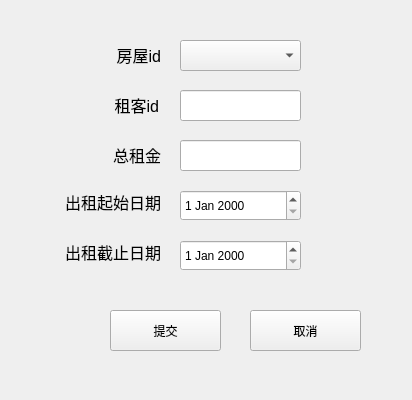
<?xml version="1.0" encoding="UTF-8"?>
<ui version="4.0">
 <class>mrh_addrecord</class>
 <widget class="QWidget" name="mrh_addrecord">
  <property name="geometry">
   <rect>
    <x>0</x>
    <y>0</y>
    <width>412</width>
    <height>400</height>
   </rect>
  </property>
  <property name="windowTitle">
   <string>Form</string>
  </property>
  <widget class="QComboBox" name="comboBox">
   <property name="geometry">
    <rect>
     <x>180</x>
     <y>40</y>
     <width>121</width>
     <height>31</height>
    </rect>
   </property>
  </widget>
  <widget class="QLabel" name="label">
   <property name="geometry">
    <rect>
     <x>70</x>
     <y>40</y>
     <width>91</width>
     <height>31</height>
    </rect>
   </property>
   <property name="text">
    <string>&lt;html&gt;&lt;head/&gt;&lt;body&gt;&lt;p align=&quot;right&quot;&gt;&lt;span style=&quot; font-size:12pt;&quot;&gt;房屋id&lt;/span&gt;&lt;/p&gt;&lt;/body&gt;&lt;/html&gt;</string>
   </property>
  </widget>
  <widget class="QLabel" name="label_2">
   <property name="geometry">
    <rect>
     <x>90</x>
     <y>90</y>
     <width>69</width>
     <height>31</height>
    </rect>
   </property>
   <property name="text">
    <string>&lt;html&gt;&lt;head/&gt;&lt;body&gt;&lt;p align=&quot;right&quot;&gt;&lt;span style=&quot; font-size:12pt;&quot;&gt;租客id&lt;/span&gt;&lt;/p&gt;&lt;/body&gt;&lt;/html&gt;</string>
   </property>
  </widget>
  <widget class="QLineEdit" name="mrh_addrecord_tenantLineEdit">
   <property name="geometry">
    <rect>
     <x>180</x>
     <y>90</y>
     <width>121</width>
     <height>31</height>
    </rect>
   </property>
  </widget>
  <widget class="QDateEdit" name="start_date">
   <property name="geometry">
    <rect>
     <x>180</x>
     <y>190</y>
     <width>121</width>
     <height>31</height>
    </rect>
   </property>
  </widget>
  <widget class="QLabel" name="label_3">
   <property name="geometry">
    <rect>
     <x>30</x>
     <y>190</y>
     <width>131</width>
     <height>21</height>
    </rect>
   </property>
   <property name="text">
    <string>&lt;html&gt;&lt;head/&gt;&lt;body&gt;&lt;p align=&quot;right&quot;&gt;&lt;span style=&quot; font-size:12pt;&quot;&gt;出租起始日期&lt;/span&gt;&lt;/p&gt;&lt;/body&gt;&lt;/html&gt;</string>
   </property>
  </widget>
  <widget class="QLabel" name="label_4">
   <property name="geometry">
    <rect>
     <x>30</x>
     <y>240</y>
     <width>131</width>
     <height>21</height>
    </rect>
   </property>
   <property name="text">
    <string>&lt;html&gt;&lt;head/&gt;&lt;body&gt;&lt;p align=&quot;right&quot;&gt;&lt;span style=&quot; font-size:12pt;&quot;&gt;出租截止日期&lt;/span&gt;&lt;/p&gt;&lt;/body&gt;&lt;/html&gt;</string>
   </property>
  </widget>
  <widget class="QDateEdit" name="end_date">
   <property name="geometry">
    <rect>
     <x>180</x>
     <y>240</y>
     <width>121</width>
     <height>31</height>
    </rect>
   </property>
  </widget>
  <widget class="QPushButton" name="mrd_addrecord_commitButton">
   <property name="geometry">
    <rect>
     <x>110</x>
     <y>310</y>
     <width>111</width>
     <height>41</height>
    </rect>
   </property>
   <property name="text">
    <string>提交</string>
   </property>
  </widget>
  <widget class="QPushButton" name="mrd_addrecord_cancelButton">
   <property name="geometry">
    <rect>
     <x>250</x>
     <y>310</y>
     <width>111</width>
     <height>41</height>
    </rect>
   </property>
   <property name="text">
    <string>取消</string>
   </property>
  </widget>
  <widget class="QLineEdit" name="mrh_addrecord_rentmoneyLineEdit">
   <property name="geometry">
    <rect>
     <x>180</x>
     <y>140</y>
     <width>121</width>
     <height>31</height>
    </rect>
   </property>
  </widget>
  <widget class="QLabel" name="label_5">
   <property name="geometry">
    <rect>
     <x>80</x>
     <y>140</y>
     <width>81</width>
     <height>31</height>
    </rect>
   </property>
   <property name="text">
    <string>&lt;html&gt;&lt;head/&gt;&lt;body&gt;&lt;p align=&quot;right&quot;&gt;&lt;span style=&quot; font-size:12pt;&quot;&gt;总租金&lt;/span&gt;&lt;/p&gt;&lt;/body&gt;&lt;/html&gt;</string>
   </property>
  </widget>
 </widget>
 <resources/>
 <connections/>
</ui>
